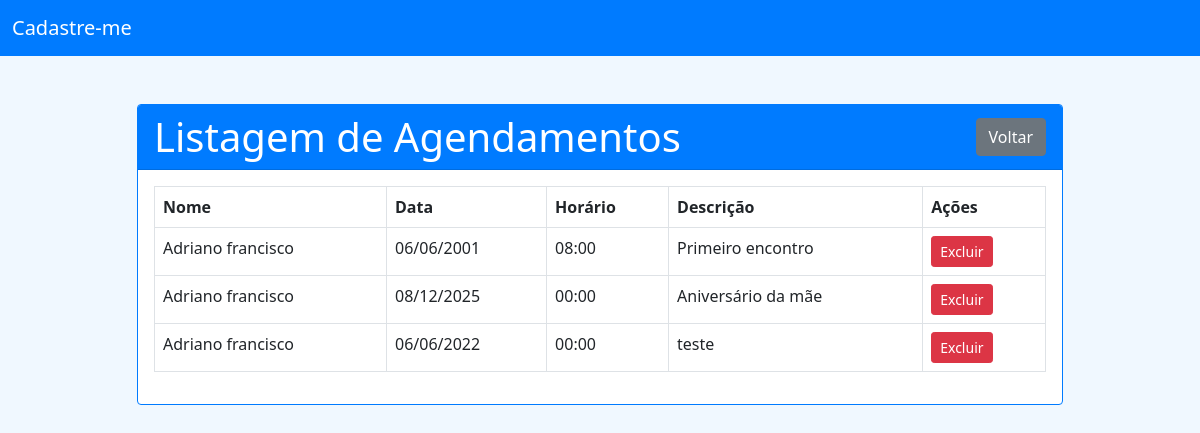
/listagem_agendamento/, run on an earlier commit of the app's database.
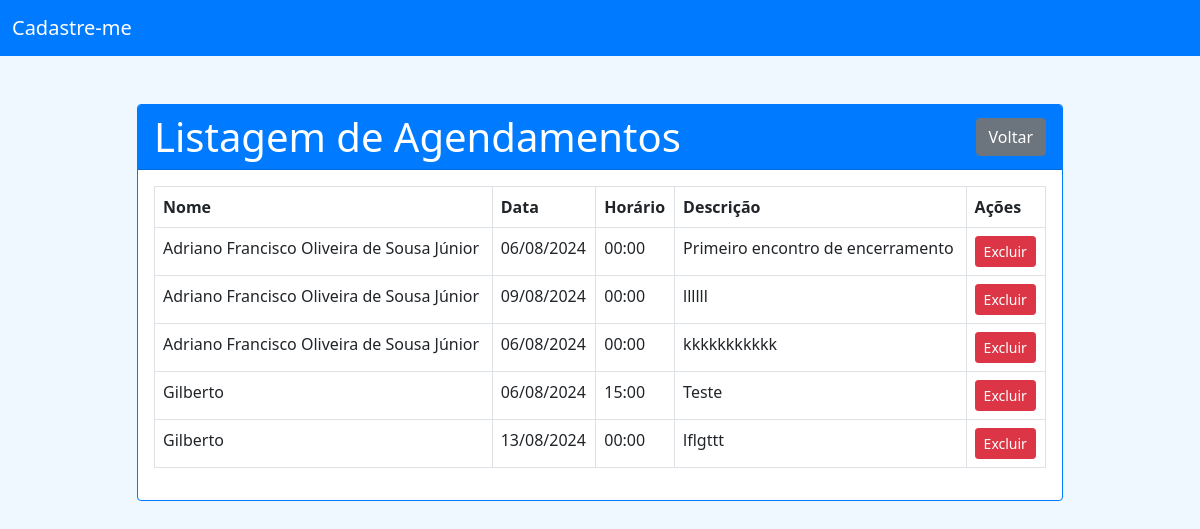
And on a later commit of the database.
### app_cad_usuarios/models.py (models this page shows, shortened)
class Encontro(models.Model):
    usuario = models.ForeignKey(Usuario, on_delete=models.CASCADE, related_name='encontros')
    data = models.DateTimeField()
    horario = models.TimeField(default='00:00')
    descricao = models.TextField()

class Usuario(models.Model):
    id_usuario = models.AutoField(primary_key=True)
    nome = models.TextField(max_length=255)
    idade = models.IntegerField()
    bairro = models.TextField(max_length=255)
    sexo = models.TextField(max_length=10)
    cidade = models.TextField(max_length=255)

### app_cad_usuarios/views.py (the view)
# urls.py: path('listagem_agendamento/', views.listagem_simples_encontros, name='listagem_agendamento'),
def listagem_simples_encontros(request):
    encontros = Encontro.objects.all()
    return render(request, 'usuarios/listagem_agendamento.html', {'encontros': encontros})

### app_cad_usuarios/templates/usuarios/listagem_agendamento.html (shortened to what this page needs)
<!doctype html>
<html lang="en">
<head>
    <link href="https://cdn.jsdelivr.net/npm/bootstrap@5.0.2/dist/css/bootstrap.min.css" rel="stylesheet">
</head>
<body>
<nav class="navbar navbar-light">
    <div class="container-fluid">
        <a class="navbar-brand" href="#">Cadastre-me</a>
    </div>
</nav>
<div class="container mt-5">
    <div class="row justify-content-center">
        <div class="col-md-10">
            <div class="card">
                <div class="card-header d-flex justify-content-between align-items-center">
                    <h1 class="card-title mb-0">Listagem de Agendamentos</h1>
                    <button class="btn btn-secondary" onclick="location.href='{% url 'home' %}'">Voltar</button>
                </div>
                <div class="card-body">
                    {% if encontros %}
                        <table class="table table-bordered">
                            <thead>
                                <tr>
                                    <th scope="col">Nome</th>
                                    <th scope="col">Data</th>
                                    <th scope="col">Horário</th>
                                    <th scope="col">Descrição</th>
                                    <th scope="col">Ações</th>
                                </tr>
                            </thead>
                            <tbody>
                                {% for encontro in encontros %}
                                    <tr>
                                        <td>{{ encontro.usuario.nome }}</td>
                                        <td>{{ encontro.data|date:"d/m/Y" }}</td>
                                        <td>{{ encontro.horario|time:"H:i" }}</td>
                                        <td>{{ encontro.descricao }}</td>
                                        <td>
                                            <form action="{% url 'excluir_encontro' encontro.id %}" method="post" style="display:inline;">
                                                <button type="submit" class="btn btn-danger btn-sm">Excluir</button>
                                            </form>
                                        </td>
                                    </tr>
                                {% endfor %}
                            </tbody>
                        </table>
                    {% else %}
                        <p>Nenhum agendamento encontrado.</p>
                    {% endif %}
                </div>
            </div>
        </div>
    </div>
</div>
</body>
</html>

What changed in the data, as far as the page shows it:
removed Encontro: usuario.nome "Adriano francisco", data "06/06/2001", horario "08:00", descricao "Primeiro encontro"
removed Encontro: usuario.nome "Adriano francisco", data "08/12/2025", horario "00:00", descricao "Aniversário da mãe"
removed Encontro: usuario.nome "Adriano francisco", data "06/06/2022", horario "00:00", descricao "teste"
added Encontro: usuario.nome "Adriano Francisco Oliveira de Sousa Júnior", data "06/08/2024", horario "00:00", descricao "Primeiro encontro de encerramento"
added Encontro: usuario.nome "Adriano Francisco Oliveira de Sousa Júnior", data "09/08/2024", horario "00:00", descricao "llllll"
added Encontro: usuario.nome "Adriano Francisco Oliveira de Sousa Júnior", data "06/08/2024", horario "00:00", descricao "kkkkkkkkkkk"
added Encontro: usuario.nome "Gilberto", data "06/08/2024", horario "15:00", descricao "Teste"
added Encontro: usuario.nome "Gilberto", data "13/08/2024", horario "00:00", descricao "lflgttt"
